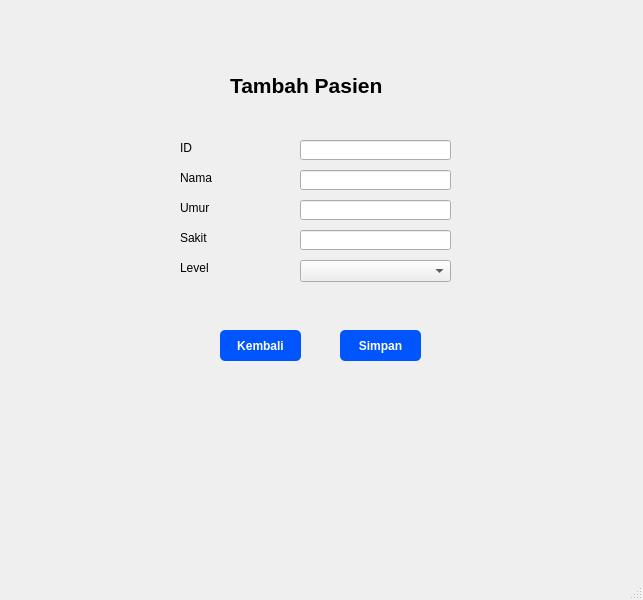
<?xml version="1.0" encoding="UTF-8"?>
<ui version="4.0">
 <class>MainWindow</class>
 <widget class="QMainWindow" name="MainWindow">
  <property name="geometry">
   <rect>
    <x>0</x>
    <y>0</y>
    <width>643</width>
    <height>600</height>
   </rect>
  </property>
  <property name="windowTitle">
   <string>MainWindow</string>
  </property>
  <widget class="QWidget" name="centralwidget">
   <widget class="QPushButton" name="pushButton">
    <property name="geometry">
     <rect>
      <x>340</x>
      <y>330</y>
      <width>81</width>
      <height>31</height>
     </rect>
    </property>
    <property name="font">
     <font>
      <weight>75</weight>
      <bold>true</bold>
     </font>
    </property>
    <property name="styleSheet">
     <string notr="true">QPushButton {
    background-color: rgb(0, 85, 255);
    color: white;
    border-radius: 5px;   
    padding: 6px;           
}</string>
    </property>
    <property name="text">
     <string>Simpan</string>
    </property>
   </widget>
   <widget class="QLineEdit" name="lineEdit">
    <property name="geometry">
     <rect>
      <x>300</x>
      <y>140</y>
      <width>151</width>
      <height>20</height>
     </rect>
    </property>
   </widget>
   <widget class="QComboBox" name="comboBox">
    <property name="geometry">
     <rect>
      <x>300</x>
      <y>260</y>
      <width>151</width>
      <height>22</height>
     </rect>
    </property>
   </widget>
   <widget class="QLabel" name="label_3">
    <property name="geometry">
     <rect>
      <x>180</x>
      <y>170</y>
      <width>81</width>
      <height>16</height>
     </rect>
    </property>
    <property name="text">
     <string>Nama</string>
    </property>
   </widget>
   <widget class="QLabel" name="label_4">
    <property name="geometry">
     <rect>
      <x>180</x>
      <y>200</y>
      <width>81</width>
      <height>16</height>
     </rect>
    </property>
    <property name="text">
     <string>Umur</string>
    </property>
   </widget>
   <widget class="QLineEdit" name="lineEdit_3">
    <property name="geometry">
     <rect>
      <x>300</x>
      <y>200</y>
      <width>151</width>
      <height>20</height>
     </rect>
    </property>
   </widget>
   <widget class="QPushButton" name="pushButton_2">
    <property name="geometry">
     <rect>
      <x>220</x>
      <y>330</y>
      <width>81</width>
      <height>31</height>
     </rect>
    </property>
    <property name="font">
     <font>
      <weight>75</weight>
      <bold>true</bold>
     </font>
    </property>
    <property name="styleSheet">
     <string notr="true">QPushButton {
    background-color: rgb(0, 85, 255);
    color: white;
    border-radius: 5px;   
    padding: 6px;           
}</string>
    </property>
    <property name="text">
     <string>Kembali</string>
    </property>
   </widget>
   <widget class="QLineEdit" name="lineEdit_2">
    <property name="geometry">
     <rect>
      <x>300</x>
      <y>170</y>
      <width>151</width>
      <height>20</height>
     </rect>
    </property>
   </widget>
   <widget class="QLabel" name="label">
    <property name="geometry">
     <rect>
      <x>230</x>
      <y>60</y>
      <width>271</width>
      <height>51</height>
     </rect>
    </property>
    <property name="font">
     <font>
      <pointsize>16</pointsize>
      <weight>75</weight>
      <bold>true</bold>
     </font>
    </property>
    <property name="text">
     <string>Tambah Pasien</string>
    </property>
   </widget>
   <widget class="QLabel" name="label_5">
    <property name="geometry">
     <rect>
      <x>180</x>
      <y>260</y>
      <width>81</width>
      <height>16</height>
     </rect>
    </property>
    <property name="text">
     <string>Level</string>
    </property>
   </widget>
   <widget class="QLabel" name="label_2">
    <property name="geometry">
     <rect>
      <x>180</x>
      <y>140</y>
      <width>81</width>
      <height>16</height>
     </rect>
    </property>
    <property name="text">
     <string>ID</string>
    </property>
   </widget>
   <widget class="QLabel" name="label_6">
    <property name="geometry">
     <rect>
      <x>180</x>
      <y>230</y>
      <width>81</width>
      <height>16</height>
     </rect>
    </property>
    <property name="text">
     <string>Sakit</string>
    </property>
   </widget>
   <widget class="QLineEdit" name="lineEdit_4">
    <property name="geometry">
     <rect>
      <x>300</x>
      <y>230</y>
      <width>151</width>
      <height>20</height>
     </rect>
    </property>
   </widget>
  </widget>
  <widget class="QMenuBar" name="menubar">
   <property name="geometry">
    <rect>
     <x>0</x>
     <y>0</y>
     <width>643</width>
     <height>21</height>
    </rect>
   </property>
  </widget>
  <widget class="QStatusBar" name="statusbar"/>
 </widget>
 <resources/>
 <connections/>
</ui>
